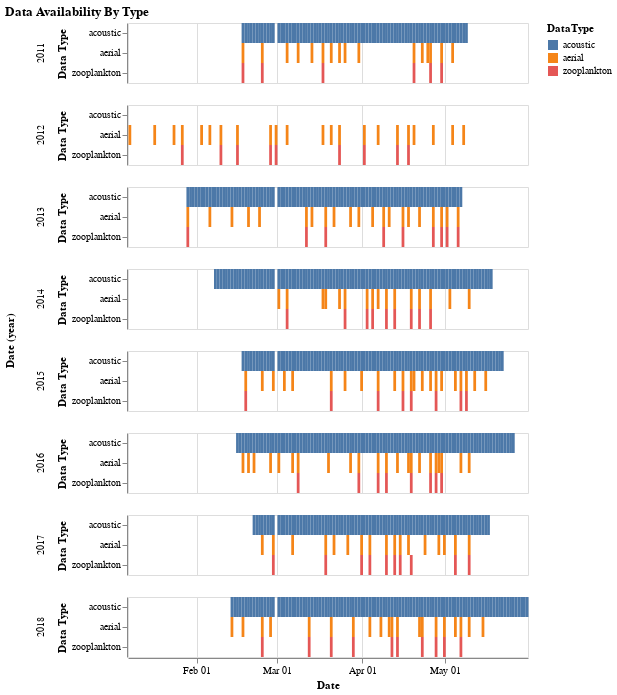

Source (notebook cell):
### Code cell
# Acoustic/Aerial/Zooplankton plot -- best version
alt.Chart(concat).mark_rect().encode(
    y = alt.Y('DataType:N', title = 'Data Type'),
    x = alt.X('monthdate(Date):T', title = 'Date'),
    color = 'DataType:N'
).facet(
    row = 'year(Date)'
).properties(
    title = 'Data Availability By Type')

### Figure 1 — Vega-Lite specification as saved in the notebook (floating-point values rounded to 4 significant figures; data arrays with more than 128 entries replaced by an {"elided": "..."} marker saying what was removed)
{"config": {"view": {"continuousWidth": 400, "continuousHeight": 300}}, "data": {"name": "data-cbe28e6ded411875ac1dbeedc6a75491"}, "facet": {"row": {"type": "temporal", "field": "Date", "timeUnit": "year"}}, "spec": {"mark": "rect", "encoding": {"color": {"type": "nominal", "field": "DataType"}, "x": {"type": "temporal", "field": "Date", "timeUnit": "monthdate", "title": "Date"}, "y": {"type": "nominal", "field": "DataType", "title": "Data Type"}}}, "title": "Data Availability By Type", "$schema": "https://vega.github.io/schema/vega-lite/v4.8.1.json", "datasets": {"data-cbe28e6ded411875ac1dbeedc6a75491": {"elided": "892 records"}}}
